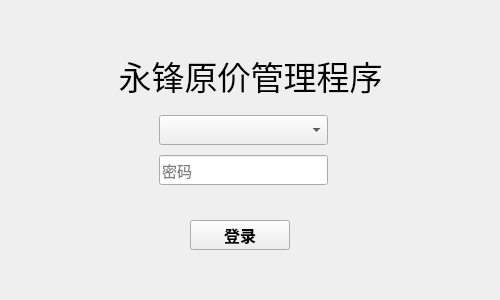
<?xml version="1.0" encoding="UTF-8"?>
<ui version="4.0">
 <class>Form</class>
 <widget class="QWidget" name="Form">
  <property name="geometry">
   <rect>
    <x>0</x>
    <y>0</y>
    <width>500</width>
    <height>300</height>
   </rect>
  </property>
  <property name="sizePolicy">
   <sizepolicy hsizetype="Fixed" vsizetype="Fixed">
    <horstretch>0</horstretch>
    <verstretch>0</verstretch>
   </sizepolicy>
  </property>
  <property name="maximumSize">
   <size>
    <width>500</width>
    <height>300</height>
   </size>
  </property>
  <property name="windowTitle">
   <string>登录</string>
  </property>
  <property name="windowIcon">
   <iconset resource="main_resources.qrc">
    <normaloff>:/ico/resources/ICO/Login.png</normaloff>:/ico/resources/ICO/Login.png</iconset>
  </property>
  <widget class="QLabel" name="label_logo">
   <property name="geometry">
    <rect>
     <x>0</x>
     <y>-10</y>
     <width>101</width>
     <height>61</height>
    </rect>
   </property>
   <property name="text">
    <string/>
   </property>
   <property name="pixmap">
    <pixmap resource="image_resources.qrc">:/image/resources/Image/logo.png</pixmap>
   </property>
   <property name="alignment">
    <set>Qt::AlignCenter</set>
   </property>
  </widget>
  <widget class="QLabel" name="label_2">
   <property name="geometry">
    <rect>
     <x>0</x>
     <y>50</y>
     <width>501</width>
     <height>51</height>
    </rect>
   </property>
   <property name="font">
    <font>
     <family>微软雅黑</family>
     <pointsize>25</pointsize>
     <weight>50</weight>
     <bold>false</bold>
    </font>
   </property>
   <property name="text">
    <string>永锋原价管理程序</string>
   </property>
   <property name="alignment">
    <set>Qt::AlignCenter</set>
   </property>
  </widget>
  <widget class="QPushButton" name="btn_login">
   <property name="geometry">
    <rect>
     <x>190</x>
     <y>220</y>
     <width>100</width>
     <height>30</height>
    </rect>
   </property>
   <property name="minimumSize">
    <size>
     <width>100</width>
     <height>30</height>
    </size>
   </property>
   <property name="maximumSize">
    <size>
     <width>100</width>
     <height>30</height>
    </size>
   </property>
   <property name="font">
    <font>
     <pointsize>12</pointsize>
     <weight>75</weight>
     <bold>true</bold>
    </font>
   </property>
   <property name="text">
    <string>登录</string>
   </property>
  </widget>
  <widget class="QGroupBox" name="groupBox">
   <property name="geometry">
    <rect>
     <x>150</x>
     <y>105</y>
     <width>187</width>
     <height>91</height>
    </rect>
   </property>
   <property name="autoFillBackground">
    <bool>false</bool>
   </property>
   <property name="styleSheet">
    <string notr="true">QGroupBox{
	border: 0px solid;
}</string>
   </property>
   <property name="title">
    <string/>
   </property>
   <property name="alignment">
    <set>Qt::AlignCenter</set>
   </property>
   <property name="flat">
    <bool>false</bool>
   </property>
   <layout class="QVBoxLayout" name="verticalLayout">
    <property name="spacing">
     <number>0</number>
    </property>
    <property name="leftMargin">
     <number>9</number>
    </property>
    <property name="topMargin">
     <number>0</number>
    </property>
    <property name="rightMargin">
     <number>9</number>
    </property>
    <property name="bottomMargin">
     <number>0</number>
    </property>
    <item>
     <widget class="QComboBox" name="comboBox_user">
      <property name="minimumSize">
       <size>
        <width>0</width>
        <height>30</height>
       </size>
      </property>
      <property name="maximumSize">
       <size>
        <width>16777215</width>
        <height>30</height>
       </size>
      </property>
      <property name="font">
       <font>
        <pointsize>12</pointsize>
       </font>
      </property>
      <property name="placeholderText">
       <string>账号</string>
      </property>
     </widget>
    </item>
    <item>
     <widget class="QLineEdit" name="lineEdit_pw">
      <property name="minimumSize">
       <size>
        <width>0</width>
        <height>30</height>
       </size>
      </property>
      <property name="maximumSize">
       <size>
        <width>16777215</width>
        <height>30</height>
       </size>
      </property>
      <property name="font">
       <font>
        <pointsize>11</pointsize>
       </font>
      </property>
      <property name="echoMode">
       <enum>QLineEdit::Password</enum>
      </property>
      <property name="placeholderText">
       <string>密码</string>
      </property>
     </widget>
    </item>
   </layout>
  </widget>
 </widget>
 <tabstops>
  <tabstop>lineEdit_pw</tabstop>
  <tabstop>btn_login</tabstop>
 </tabstops>
 <resources>
  <include location="main_resources.qrc"/>
  <include location="image_resources.qrc"/>
 </resources>
 <connections/>
</ui>
